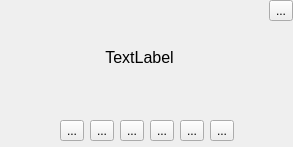
<?xml version="1.0" encoding="UTF-8"?>
<ui version="4.0">
 <class>QKxMiniSessionItem</class>
 <widget class="QWidget" name="QKxMiniSessionItem">
  <property name="geometry">
   <rect>
    <x>0</x>
    <y>0</y>
    <width>293</width>
    <height>147</height>
   </rect>
  </property>
  <property name="sizePolicy">
   <sizepolicy hsizetype="Preferred" vsizetype="Preferred">
    <horstretch>0</horstretch>
    <verstretch>0</verstretch>
   </sizepolicy>
  </property>
  <property name="maximumSize">
   <size>
    <width>16777215</width>
    <height>300</height>
   </size>
  </property>
  <property name="windowTitle">
   <string>Form</string>
  </property>
  <layout class="QHBoxLayout" name="horizontalLayout_2">
   <property name="leftMargin">
    <number>0</number>
   </property>
   <property name="topMargin">
    <number>0</number>
   </property>
   <property name="rightMargin">
    <number>0</number>
   </property>
   <property name="bottomMargin">
    <number>0</number>
   </property>
   <item>
    <layout class="QVBoxLayout" name="verticalLayout">
     <item>
      <layout class="QHBoxLayout" name="horizontalLayout">
       <item>
        <spacer name="horizontalSpacer_5">
         <property name="orientation">
          <enum>Qt::Horizontal</enum>
         </property>
         <property name="sizeType">
          <enum>QSizePolicy::Fixed</enum>
         </property>
         <property name="sizeHint" stdset="0">
          <size>
           <width>16</width>
           <height>20</height>
          </size>
         </property>
        </spacer>
       </item>
       <item>
        <spacer name="horizontalSpacer_3">
         <property name="orientation">
          <enum>Qt::Horizontal</enum>
         </property>
         <property name="sizeHint" stdset="0">
          <size>
           <width>40</width>
           <height>20</height>
          </size>
         </property>
        </spacer>
       </item>
       <item>
        <widget class="QLabel" name="friendlyName">
         <property name="font">
          <font>
           <pointsize>12</pointsize>
          </font>
         </property>
         <property name="text">
          <string>TextLabel</string>
         </property>
         <property name="alignment">
          <set>Qt::AlignCenter</set>
         </property>
        </widget>
       </item>
       <item>
        <spacer name="horizontalSpacer_4">
         <property name="orientation">
          <enum>Qt::Horizontal</enum>
         </property>
         <property name="sizeHint" stdset="0">
          <size>
           <width>40</width>
           <height>20</height>
          </size>
         </property>
        </spacer>
       </item>
       <item>
        <layout class="QVBoxLayout" name="verticalLayout_3">
         <item>
          <widget class="QToolButton" name="btnClose">
           <property name="text">
            <string>...</string>
           </property>
           <property name="icon">
            <iconset resource="feidesk.qrc">
             <normaloff>:/resource/skin/close2.png</normaloff>:/resource/skin/close2.png</iconset>
           </property>
           <property name="iconSize">
            <size>
             <width>8</width>
             <height>8</height>
            </size>
           </property>
          </widget>
         </item>
         <item>
          <spacer name="verticalSpacer">
           <property name="orientation">
            <enum>Qt::Vertical</enum>
           </property>
           <property name="sizeType">
            <enum>QSizePolicy::Expanding</enum>
           </property>
           <property name="sizeHint" stdset="0">
            <size>
             <width>8</width>
             <height>40</height>
            </size>
           </property>
          </spacer>
         </item>
        </layout>
       </item>
      </layout>
     </item>
     <item>
      <layout class="QHBoxLayout" name="active">
       <item>
        <spacer name="horizontalSpacer_2">
         <property name="orientation">
          <enum>Qt::Horizontal</enum>
         </property>
         <property name="sizeHint" stdset="0">
          <size>
           <width>40</width>
           <height>20</height>
          </size>
         </property>
        </spacer>
       </item>
       <item>
        <widget class="QToolButton" name="btnDesktop">
         <property name="text">
          <string>...</string>
         </property>
         <property name="icon">
          <iconset resource="feidesk.qrc">
           <normaloff>:/resource/skin/mstsc2.png</normaloff>:/resource/skin/mstsc2.png</iconset>
         </property>
        </widget>
       </item>
       <item>
        <widget class="QToolButton" name="btnFtp">
         <property name="text">
          <string>...</string>
         </property>
         <property name="icon">
          <iconset resource="feidesk.qrc">
           <normaloff>:/resource/skin/ftp3.png</normaloff>:/resource/skin/ftp3.png</iconset>
         </property>
        </widget>
       </item>
       <item>
        <widget class="QToolButton" name="btnChat">
         <property name="text">
          <string>...</string>
         </property>
         <property name="icon">
          <iconset resource="feidesk.qrc">
           <normaloff>:/resource/skin/chat.png</normaloff>:/resource/skin/chat.png</iconset>
         </property>
        </widget>
       </item>
       <item>
        <widget class="QToolButton" name="btnTerminal">
         <property name="text">
          <string>...</string>
         </property>
         <property name="icon">
          <iconset resource="feidesk.qrc">
           <normaloff>:/resource/skin/terminal.png</normaloff>:/resource/skin/terminal.png</iconset>
         </property>
        </widget>
       </item>
       <item>
        <widget class="QToolButton" name="btnPrinter">
         <property name="text">
          <string>...</string>
         </property>
         <property name="icon">
          <iconset resource="feidesk.qrc">
           <normaloff>:/resource/skin/printer.png</normaloff>:/resource/skin/printer.png</iconset>
         </property>
        </widget>
       </item>
       <item>
        <widget class="QToolButton" name="btnCamera">
         <property name="text">
          <string>...</string>
         </property>
         <property name="icon">
          <iconset resource="feidesk.qrc">
           <normaloff>:/resource/skin/camera.png</normaloff>:/resource/skin/camera.png</iconset>
         </property>
        </widget>
       </item>
       <item>
        <spacer name="horizontalSpacer">
         <property name="orientation">
          <enum>Qt::Horizontal</enum>
         </property>
         <property name="sizeHint" stdset="0">
          <size>
           <width>40</width>
           <height>20</height>
          </size>
         </property>
        </spacer>
       </item>
      </layout>
     </item>
     <item>
      <spacer name="verticalSpacer_3">
       <property name="orientation">
        <enum>Qt::Vertical</enum>
       </property>
       <property name="sizeType">
        <enum>QSizePolicy::Fixed</enum>
       </property>
       <property name="sizeHint" stdset="0">
        <size>
         <width>20</width>
         <height>6</height>
        </size>
       </property>
      </spacer>
     </item>
    </layout>
   </item>
  </layout>
 </widget>
 <resources>
  <include location="feidesk.qrc"/>
 </resources>
 <connections/>
</ui>
